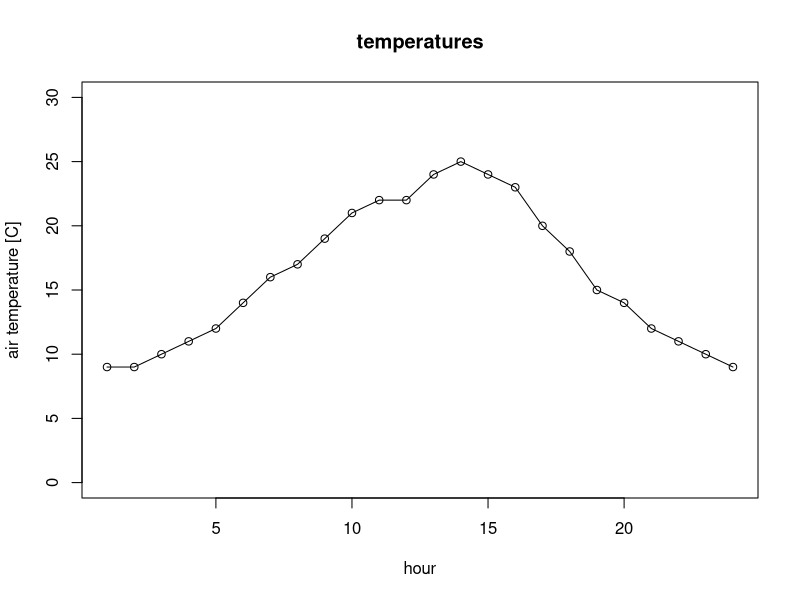

The R script that drew this image:

rm(list = ls(all = TRUE))                 # remove all variables
temps <- c(9, 9, 10, 11, 12, 14, 16, 17, 19, 21, 22, 22, 24, 25, 24, 23, 20, 18, 15, 14, 12, 11, 10, 9)
len <- length(temps)
message("count ", len)
plot(temps, ylim = c(0,30), type = "o", ann = FALSE)
title(main = "temperatures", xlab = "hour", ylab = "air temperature [C]")

